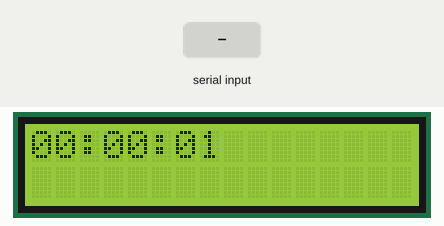
Recording of a program running on a simulated Arduino Uno, built with avr-gcc and run on an emulated ATmega328P. Parts: 16×2 character LCD. Inputs (shaded band) come from the test bench. What the program prints to the serial monitor is not drawn.

Above: at 2.2 s.
2.3 s: "90:45:200:10:150:30\n" received over Serial
At 4.9 s:
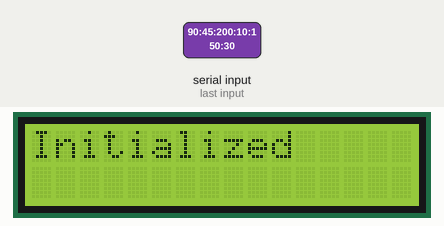
5.3 s: "90:45:200\n" received over Serial
8.3 s: "30:150:10:200:45:90\n" received over Serial
At 11.6 s:
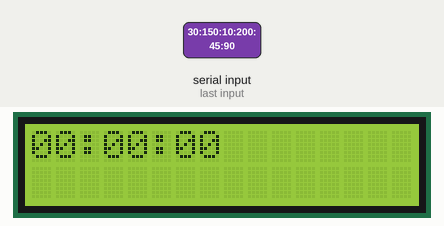
Timing chart, 0 to 13.1 s (numbered marks = the images above; inputs shaded):
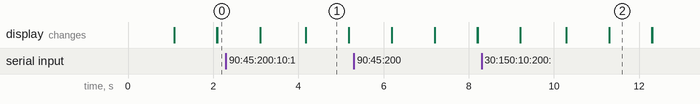

Measured:
- what the display in image 1 shows lasts 1.0 s, from 4.2 s to 5.2 s

The program:

main.cpp
```cpp
#include <Arduino.h>
#include <LiquidCrystal_I2C.h>
#include <Wire.h>

LiquidCrystal_I2C lcd(0x27, 16, 2);
String text = "";
char buf[10];
char *help[3];
unsigned long total_seconds;
bool non_digit = false;

struct time
{
    unsigned long hour;
    unsigned long min;
    unsigned long sec;
} ctime;

void setup()
{
    lcd.init();
    lcd.backlight();
    lcd.print("Initialized");

    Serial.begin(9600);
    Serial.println("Initialized");
    delay(1000);
    lcd.clear();
}

void loop()
{
    while(Serial.available() != 0){
        text = Serial.readString();
        text.toCharArray(buf, text.length()+1);


        //Serial.println(buf);

        help[0] = strtok(buf, ":");
        for(int i=1; i < 3; i++){
            help[i] = strtok(NULL, ":");
        }

        for(int i = 0; i < 3; i++)
        {
            for(int j = 0; j < 2; j++)
            {
                if(!isdigit(*help[i]))
                {
                    non_digit = true;
                }
            }
        }


        if(atoi(help[0]) >= 24 || atoi(help[0]) < 0 || atoi(help[1]) >= 60 || atoi(help[1]) < 0 || atoi(help[2]) >= 60 || atoi(help[2]) < 0 || non_digit){
            Serial.println("Zla forma :(");
            non_digit = false;
        }
        else
        {
            total_seconds = atol(help[0])*3600 + atol(help[1])*60 + atol(help[2]);
        }
    }

    ctime.hour = (total_seconds/3600);
    ctime.min = (total_seconds - (ctime.hour*3600))/60;
    ctime.sec = (total_seconds - (ctime.hour*3600) - ctime.min*60);

    if(ctime.hour < 10)
        Serial.print("0");
    Serial.print(ctime.hour);
    Serial.print(":");
    if(ctime.min < 10)
        Serial.print("0");
    Serial.print(ctime.min);
    Serial.print(":");
    if(ctime.sec < 10)
        Serial.print("0");
    Serial.println(ctime.sec);

    //lcd.setCursor(0,0);
    if(ctime.hour < 10)
        lcd.print("0");
    lcd.print(ctime.hour);
    lcd.print(":");
    if(ctime.min < 10)
        lcd.print("0");
    lcd.print(ctime.min);
    lcd.print(":");
    if(ctime.sec < 10)
        lcd.print("0");
    lcd.print(ctime.sec);

    delay(1000);
    if(total_seconds == 86399)
    {
        total_seconds = 0;
    }
    else
    {
        total_seconds++;
    }

    lcd.clear();
}
```
